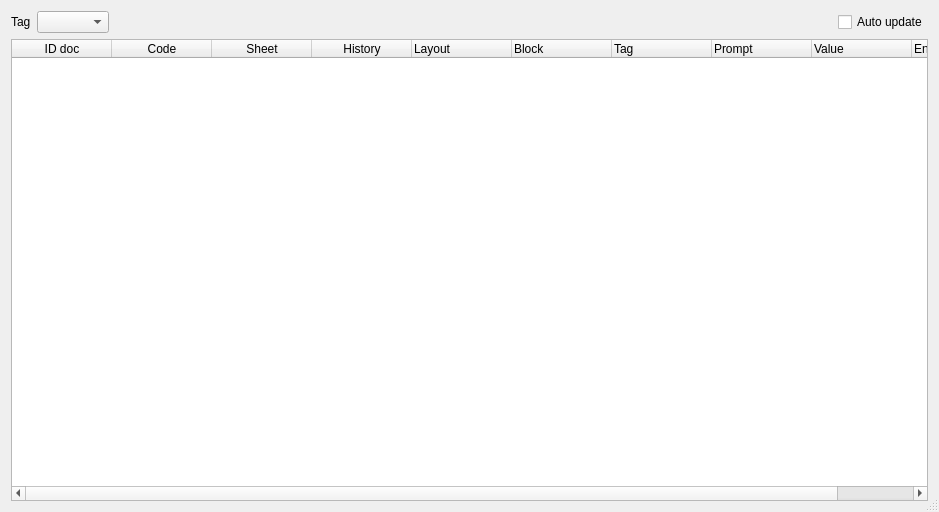
<?xml version="1.0" encoding="UTF-8"?>
<ui version="4.0">
 <class>PlotAttrDlg</class>
 <widget class="QDialog" name="PlotAttrDlg">
  <property name="geometry">
   <rect>
    <x>0</x>
    <y>0</y>
    <width>939</width>
    <height>512</height>
   </rect>
  </property>
  <property name="windowTitle">
   <string>Layouts</string>
  </property>
  <property name="locale">
   <locale language="English" country="UnitedStates"/>
  </property>
  <property name="sizeGripEnabled">
   <bool>true</bool>
  </property>
  <layout class="QVBoxLayout" name="verticalLayout">
   <item>
    <layout class="QHBoxLayout" name="horizontalLayout">
     <item>
      <widget class="QLabel" name="label">
       <property name="text">
        <string>Tag</string>
       </property>
      </widget>
     </item>
     <item>
      <widget class="QComboBox" name="cbTag">
       <property name="sizeAdjustPolicy">
        <enum>QComboBox::AdjustToContents</enum>
       </property>
      </widget>
     </item>
     <item>
      <spacer name="horizontalSpacer">
       <property name="orientation">
        <enum>Qt::Horizontal</enum>
       </property>
       <property name="sizeHint" stdset="0">
        <size>
         <width>40</width>
         <height>20</height>
        </size>
       </property>
      </spacer>
     </item>
     <item>
      <widget class="QCheckBox" name="cbAutoUpdate">
       <property name="text">
        <string>Auto update</string>
       </property>
      </widget>
     </item>
    </layout>
   </item>
   <item>
    <widget class="QTreeWidget" name="twAttrs">
     <property name="selectionMode">
      <enum>QAbstractItemView::ExtendedSelection</enum>
     </property>
     <column>
      <property name="text">
       <string>ID doc</string>
      </property>
      <property name="textAlignment">
       <set>AlignHCenter|AlignVCenter|AlignCenter</set>
      </property>
     </column>
     <column>
      <property name="text">
       <string>Code</string>
      </property>
      <property name="textAlignment">
       <set>AlignHCenter|AlignVCenter|AlignCenter</set>
      </property>
     </column>
     <column>
      <property name="text">
       <string>Sheet</string>
      </property>
      <property name="textAlignment">
       <set>AlignHCenter|AlignVCenter|AlignCenter</set>
      </property>
     </column>
     <column>
      <property name="text">
       <string>History</string>
      </property>
      <property name="textAlignment">
       <set>AlignHCenter|AlignVCenter|AlignCenter</set>
      </property>
     </column>
     <column>
      <property name="text">
       <string>Layout</string>
      </property>
     </column>
     <column>
      <property name="text">
       <string>Block</string>
      </property>
     </column>
     <column>
      <property name="text">
       <string>Tag</string>
      </property>
     </column>
     <column>
      <property name="text">
       <string>Prompt</string>
      </property>
     </column>
     <column>
      <property name="text">
       <string>Value</string>
      </property>
     </column>
     <column>
      <property name="text">
       <string>Encoded value</string>
      </property>
     </column>
    </widget>
   </item>
  </layout>
 </widget>
 <resources/>
 <connections/>
</ui>
